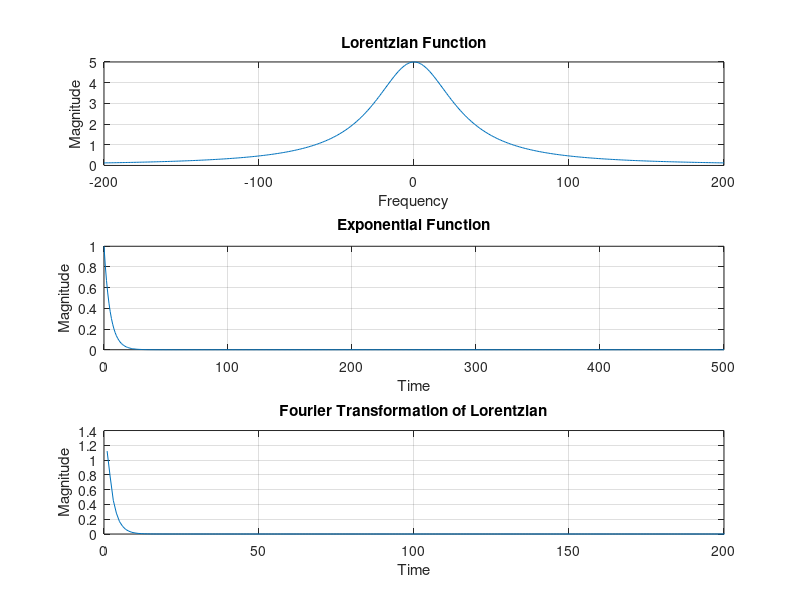

This figure's MATLAB source:
% constants 
frequency = -200:1:200;  % in Hz
omega = 2 .* pi .* frequency;  % convert to rad/sec
t = 0:1:500;  % in msecs
Mo = 1;

% get T2 value in msecs
T2 = input('What T2 value? ');

% lorentzian equation
lor = Mo .* ((T2)./(1+(omega .* T2/1000).^2));

% exponential decay equation
expo = Mo .* exp(-t/T2);

figure()

subplot(3, 1, 1)
% plot lorentzian equation as a function of frequency
plot(frequency, lor)

%label
title('Lorentzian Function')
xlabel('Frequency')
ylabel('Magnitude')
grid on 


subplot(3, 1, 2)
% plot exponential equation as a function of time
plot(t, expo);

% label
title('Exponential Function')
xlabel('Time')
ylabel('Magnitude')
grid on 

subplot(3,1,3)
% plot fourier transformation of lorentzian
m = ifft(lor);
m = abs((m));
plot(m)
title('Fourier Transformation of Lorentzian')
xlim([0,200])
xlabel('Time')
ylabel('Magnitude')
grid on
